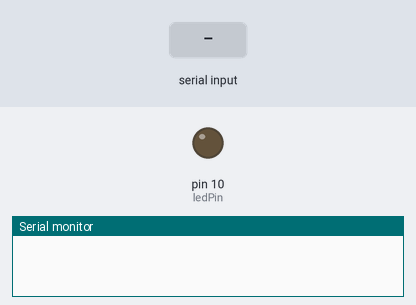
This sketch was run on a simulated Arduino Uno, built with avr-gcc and run on an emulated ATmega328P. Shown: output pins drawn as LEDs (lit = HIGH), the last lines printed to the serial monitor. The test bench sets the inputs (shaded band).

Above: at 1.2 s.
1.3 s: "1\n" received over Serial
At 3.3 s:
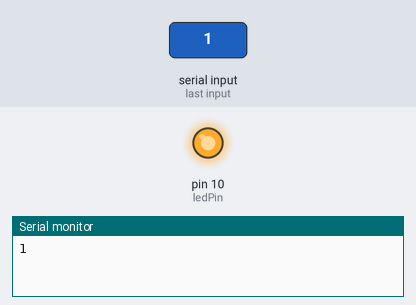
3.8 s: "2\n" received over Serial
At 5.2 s:
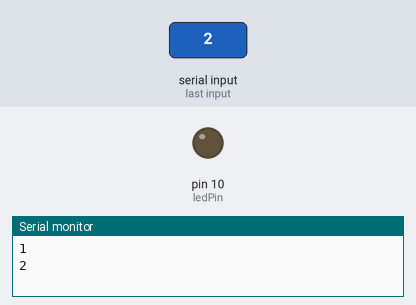
Timing chart, 0 to 6.8 s (numbered marks = the images above; inputs shaded):
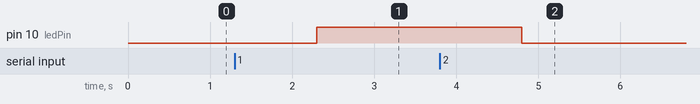

The sketch:

20220802.ino
```cpp
#include <Arduino.h>

int ledState = LOW;
const int ledPin = 10;
char cmd[10];
int recv;

void setup()
{
    Serial.begin(115200);
    pinMode(ledPin, OUTPUT);
}

void loop()
{
  if (Serial.available() > 0) {
  // 讀取收到的資料

    Serial.readBytes(cmd, 10);
    //Serial.readBytes()返回放置在緩衝區中的字符數。0 表示未找到有效數據。

    recv = atoi(cmd);
    //這邊沒有值的時候會一直收到0，所以上方recv == 0，要都設定成LOW，要不然會一直跑

    Serial.println(recv);
    //atoi將字符串轉換爲整型值。

    if (recv == 1) {
      ledState = HIGH;
      digitalWrite(ledPin, ledState);
      }

    if (recv == 2) {
      ledState = LOW;
      digitalWrite(ledPin, ledState);
      }
  }
}
```

Measured:
- after the input at 1.3 s, pin 10 (ledPin): LOW → HIGH after 1.0 s
- after the input at 3.8 s, pin 10 (ledPin): HIGH → LOW after 1.0 s
